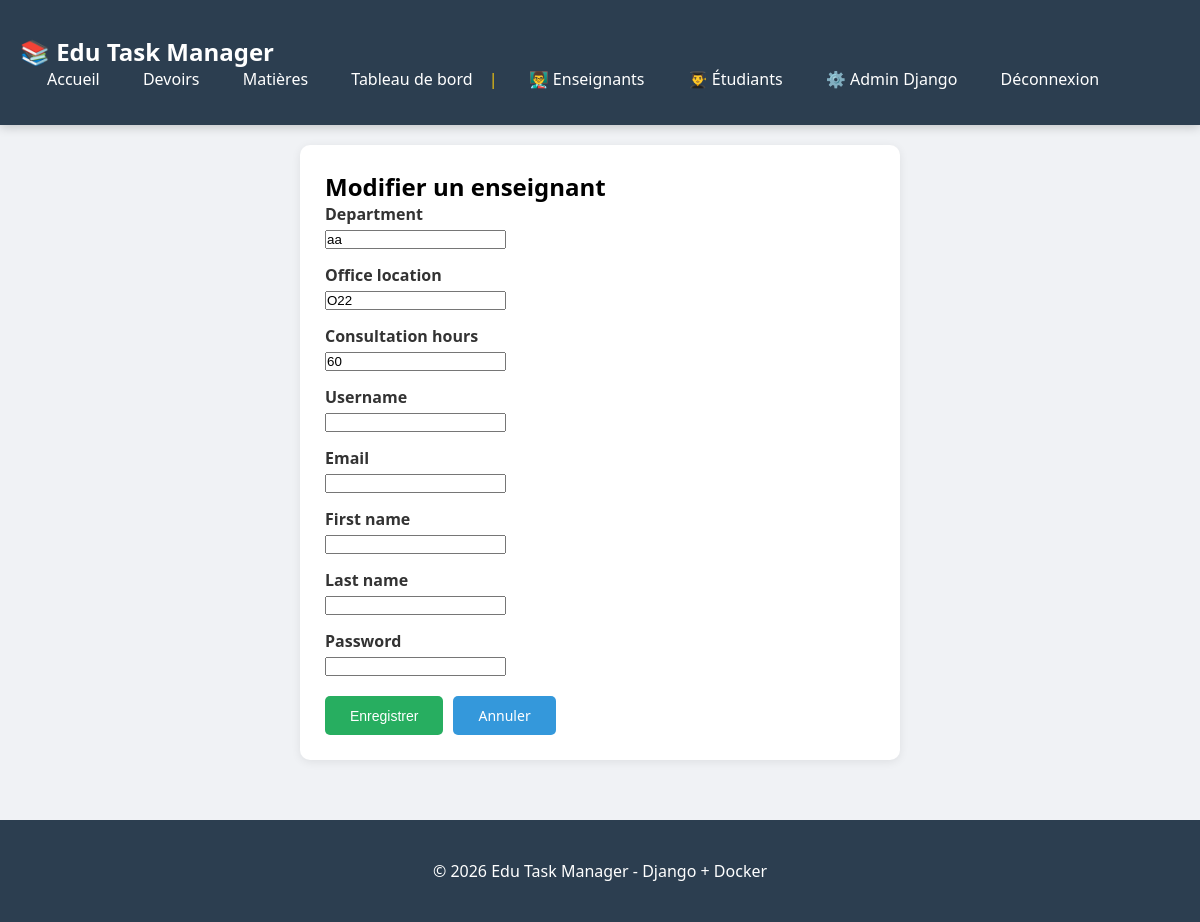
/dashboard/admin/teachers/1/edit/ (signed in), run on the app's committed database.
### users/models.py (models this page shows, shortened)
class Teacher(models.Model):
    user = models.OneToOneField(User, on_delete=models.CASCADE, related_name='teacher_profile')
    department = models.CharField(max_length=100, blank=True)
    office_location = models.CharField(max_length=200, blank=True)
    consultation_hours = models.CharField(max_length=200, blank=True)

### users/views.py (the view)
# urls.py: path('dashboard/admin/teachers/<int:pk>/edit/', views.teacher_edit, name='teacher_edit'),
@login_required
@user_passes_test(lambda u: u.is_admin)
def teacher_edit(request, pk):
    teacher = get_object_or_404(Teacher, pk=pk)
    if request.method == 'POST':
        form = TeacherForm(request.POST, instance=teacher)
        if form.is_valid():
            form.save()
            messages.success(request, 'Enseignant modifié avec succès !')
            return redirect('teacher_list')
    else:
        form = TeacherForm(instance=teacher)
    return render(request, 'admin/teachers/form.html', {'form': form, 'title': 'Modifier un enseignant'})

### users/forms.py (shortened to what this page needs)
class TeacherForm(forms.ModelForm):
    username = forms.CharField(max_length=150)
    email = forms.EmailField()
    first_name = forms.CharField(max_length=150)
    last_name = forms.CharField(max_length=150)
    password = forms.CharField(widget=forms.PasswordInput, required=False)
    department = forms.CharField(max_length=100, required=False)
    office_location = forms.CharField(max_length=200, required=False)
    consultation_hours = forms.CharField(max_length=200, required=False)
    class Meta:
        model = Teacher
        fields = ['department', 'office_location', 'consultation_hours']

### users/models.py (called while the page is built)
    @property
    def is_admin(self):
        return self.role == self.Role.ADMIN

### templates/admin/teachers/form.html (shortened to what this page needs)
{% extends 'base.html' %}
{% block content %}
<div class="card" style="max-width: 600px; margin: 0 auto;">
    <h2>{{ title }}</h2>
    <form method="post">
        {% for field in form %}
        <div class="form-group">
            <label for="{{ field.id_for_label }}">{{ field.label }}</label>
            {{ field }}
        </div>
        {% endfor %}
        <div style="display: flex; gap: 10px; margin-top: 20px;">
            <button type="submit" class="btn btn-success">Enregistrer</button>
            <a href="{% url 'teacher_list' %}" class="btn btn-primary">Annuler</a>
        </div>
    </form>
</div>
{% endblock %}

### templates/base.html (style rules this page uses)
* { margin: 0; padding: 0; box-sizing: border-box; }
body { font-family: 'Segoe UI', Arial, sans-serif; background: #f0f2f5; }
.card { background: white; padding: 25px; border-radius: 10px; box-shadow: 0 2px 10px rgba(0,0,0,0.08); margin-bottom: 20px; }
.btn { display: inline-block; padding: 10px 25px; border-radius: 5px; text-decoration: none; color: white; border: none; cursor: pointer; font-size: 14px; transition: 0.3s; }
.btn-primary { background: #3498db; }
.btn-success { background: #27ae60; }
.form-group { margin-bottom: 15px; }
.form-group label { display: block; font-weight: 600; margin-bottom: 5px; color: #333; }

### data on the page
Teacher: form "aa" "O22" "60"

### other printed values
{{ title }} "Modifier un enseignant"
{{ field.label }} "Department" "Office location" "Consultation hours" "Username" "Email" "First name" "Last name" "Password"
